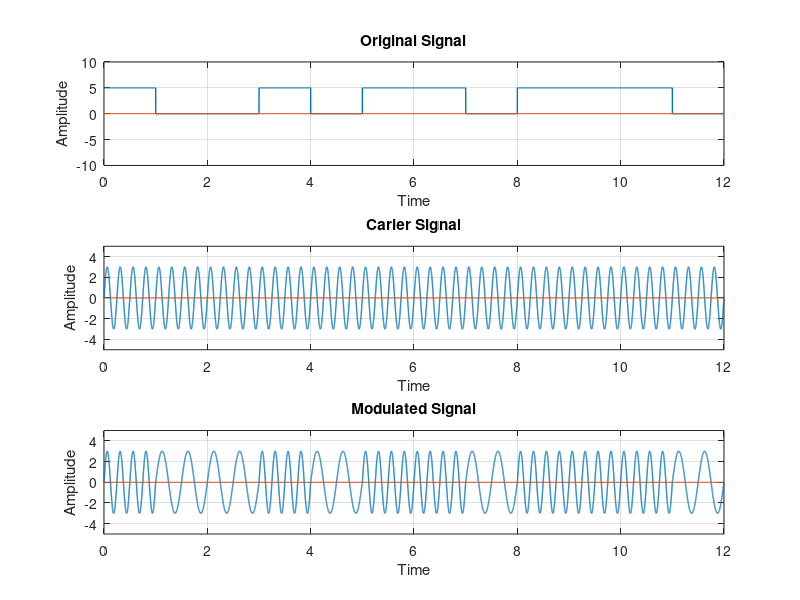

Recreate this plot in MATLAB.
clc;
clear all;
close all;

bits = [1 0 0 1 0 1 1 0 1 1 1 0];
bitrate = 1;
voltage = 5;

sampling_rate = 1000;
sampling_time = 1/sampling_rate;

start_time = 0;
end_time = length(bits)/bitrate;
time = start_time:sampling_time:end_time;

#Original Signal
index = 1;
for i = 1: length(time)
	if bits(index) == 1
		signal(i) = voltage;
	else
		signal(i) = 0;
	endif
	if time(i)*bitrate >= index
		index+=1;
	endif
endfor

subplot(3,1,1);
plot(time , signal, 'linewidth', 1);
axis([0 end_time -voltage-5 voltage+5]);
line([0 end_time], [0,0]);
title('Original Signal');
xlabel('Time');
ylabel('Amplitude');
grid on;

#Carrier Signal

a = 3; #Amplitude
fc = 4; #Frequency
carrier = a*sin(2*pi*fc*time);

subplot(3,1,2);
plot(time , carrier, 'linewidth', 1);
axis([0 end_time -a-2 a+2]);
line([0 end_time], [0,0]);
title('Carier Signal');
xlabel('Time');
ylabel('Amplitude');
grid on;

#MODULATION

f = fc/2;
modulation = a*sin(2*pi*f*time);
index = 1;

for i = 1:length(time)
    if bits(index) == 1
        modulation(i) = carrier(i);
    endif
    if time(i)*bitrate >= index
        index = index+1;
    endif
endfor

subplot(3,1,3);
plot(time , modulation, 'linewidth', 1);
axis([0 end_time -a-2 a+2]);
line([0 end_time], [0,0]);
title('Modulated Signal');
xlabel('Time');
ylabel('Amplitude');
grid on;


#DEMODULATION
index = 1;

for i = 1:length(modulation)
    if modulation(i) == carrier(i)
        demodultaion(index) = 1;
    else
        demodultaion(index) = 0;
    endif
    if time(i)*bitrate >= index
        index = index+1;
    endif
endfor

disp(demodultaion);



